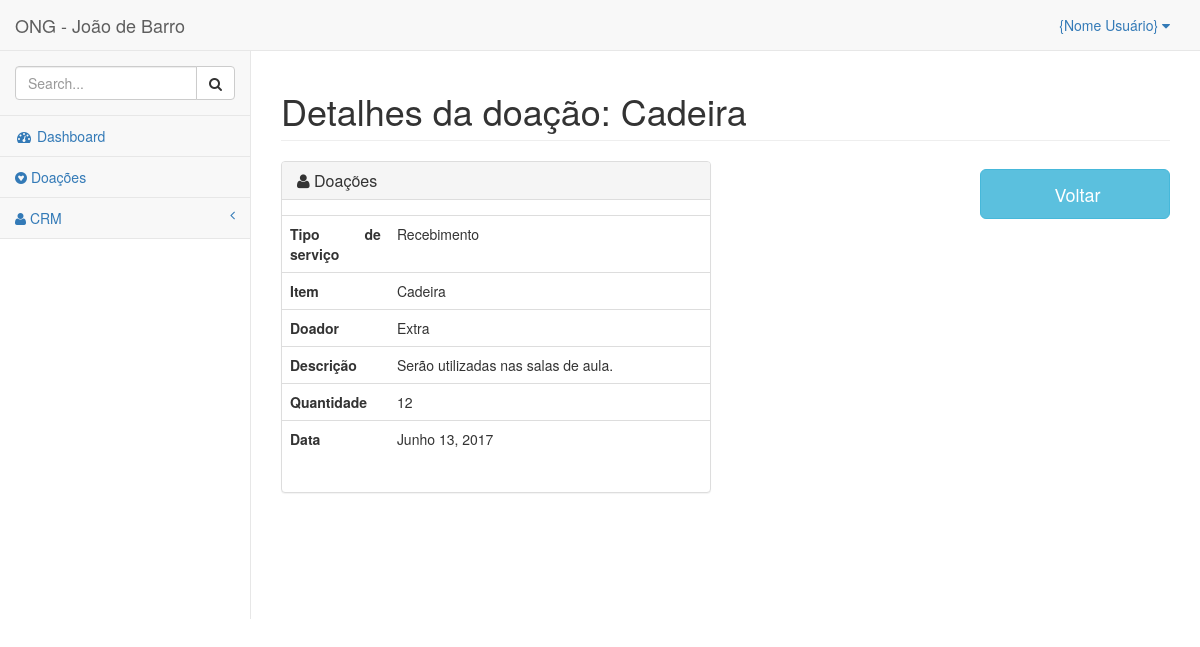
Page /doacoes/detalhes/2/ on the committed database.
### donations/models.py (models this page shows, shortened)
class Donations(TimeModel):
    service_type = models.CharField('Tipo de serviço', max_length=12,
                                    choices=C_TYPE, default='Recebimento')
    donor = models.ForeignKey(Donors, verbose_name='Doador')
    item = models.CharField('Item', max_length=100, default='')
    description = models.TextField('Descrição', blank=True)
    quantity = models.PositiveSmallIntegerField('Quantidade', default=0)
    date = models.DateTimeField('Data', auto_now_add=True)
    class Meta:
        ordering = ['service_type']
        verbose_name = 'Doação'
        verbose_name_plural = 'Doações'

class Donors(TimeModel):
    name = models.CharField('Nome', max_length=100)
    slug = models.SlugField('Identificador', max_length=100, default='')
    def __str__(self):
        return str(self.name)
    class Meta:
        ordering = ['name']
        verbose_name = 'Doador'
        verbose_name_plural = 'Doadores'

### donations/templates/donations/donations_detail.html (shortened to what this page needs)
{% extends "base.html" %}
{% load widget_tweaks %}
{% block spacename %} Detalhes da doação: {{object.item}} {% endblock spacename %}
{% block container %}
<div class="container-fluid">
  <div class="row">
    <div class="col-md-6">
      <div class="panel-group">
        <div class="panel panel-default">
          <div class="panel-heading">
            <h4 class="panel-title"> <a data-toggle="collapse" href="#collapseOne">
              <span class="fa fa-user"></span> Doações </a> </h4>
          </div>
          <div id="collapseOne" class="panel-collapse collapse in">
            <div class="panel-body">
              <div class="row">
                <table class="table table-user-information">
                  <tbody>
                    <tr>
                      <th class="col-md-3 text-justify"> Tipo de serviço </th>
                      <td>{{ donations.service_type }}</td>
                    </tr>
                    <tr>
                      <th class="text-justify"> Item </th>
                      <td>{{ donations.item }}</td>
                    </tr>
                    <tr>
                      <th class="text-justify">  Doador </th>
                      <td>{{ donations.donor }}</td>
                    </tr>
                      <tr>
                        <th class="text-justify"> Descrição </th>
                        <td>{{ donations.description }}</td>
                      </tr>
                      <tr>
                        <th class="text-justify"> Quantidade </th>
                        <td>{{ donations.quantity }}</td>
                      </tr>
                      <tr>
                        <th class="text-justify"> Data </th>
                        <td>{{ donations.date|date }}</td>
                      </tr>
                  </tbody>
                </table>
              </div>
            </div>
          </div>
        </div>
      </div>
    </div>
    <div class="col-md-6">
      <form class="navbar-form navbar-right" action="." method="get">
        <a href="{% url 'donations:donation' %}">
          <button type="button" class="btn btn-info btn-lg" style="width: 190px; height: 50px">
             Voltar
          </button>
        </a>
      </form>
    </div>
  </div>
</div>
{% endblock %}

### core/static/distt/css/sb-admin-2.css (style rules this page uses)
body { background-color: #ffffff; }

### rows in the picture
Donations: item "Cadeira", service_type "Recebimento", donor "Extra", description "Serão utilizadas nas salas de aula.", quantity "12", date "Junho 13, 2017"
